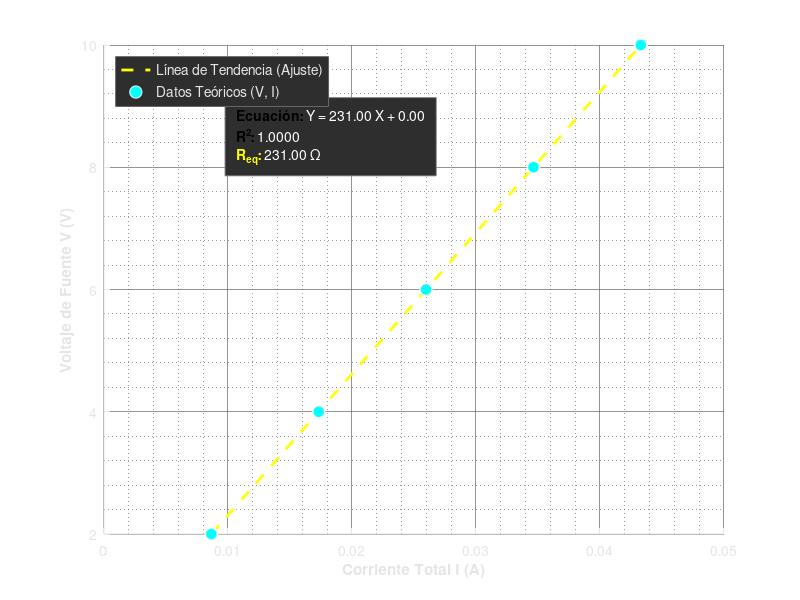

MATLAB code for this plot:
% =========================================================================
% SCRIPT DE MATLAB: REGRESIÓN LINEAL CON ESTILO OSCILOSCOPIO SIMULINK (SCOPE)
% =========================================================================

clear; clc; close all;

% 1. Datos del Montaje 2
V = [2, 4, 6, 8, 10];         % Voltaje en el eje Y (Voltios)
I_A = V / 231;                % Corriente en el eje X (Amperios)

% 2. Ajuste Lineal por Mínimos Cuadrados (Y = a*X + b)
p = polyfit(I_A, V, 1);
a = p(1);                     % Pendiente (Resistencia Equivalente Req)
b = p(2);                     % Intercepto

% Coeficiente de Determinación R^2
V_fit = polyval(p, I_A);
SS_tot = sum((V - mean(V)).^2);
SS_res = sum((V - V_fit).^2);
R2 = 1 - (SS_res / SS_tot);

% 3. Generación de la Figura estilo "Simulink Scope"
fig = figure('Name', 'Osciloscopio Simulink', ...
             'Color', [0.12 0.12 0.12], ...
             'Position', [200, 200, 750, 500]);

% Configuración del eje (Fondo negro, rejilla gris y texto blanco)
ax = axes('Parent', fig, ...
          'Color', [0 0 0], ...
          'XColor', [0.9 0.9 0.9], ...
          'YColor', [0.9 0.9 0.9], ...
          'GridColor', [0.4 0.4 0.4], ...
          'GridAlpha', 0.7, ...
          'MinorGridColor', [0.25 0.25 0.25], ...
          'MinorGridAlpha', 0.5);
hold(ax, 'on');

% Trazado de línea de tendencia (Amarillo neón característico del trazo de Simulink Scope)
I_grid = linspace(min(I_A), max(I_A), 100);
V_grid = polyval(p, I_grid);
plot(I_grid, V_grid, '--', 'Color', [1 1 0], 'LineWidth', 2);

% Puntos de dispersión (Cian neón para resaltar los nodos de medición)
scatter(I_A, V, 80, 'o', 'MarkerFaceColor', [0 1 1], ...
        'MarkerEdgeColor', [1 1 1], 'LineWidth', 1.2);

% Configuración de Rejilla y Títulos
grid(ax, 'on');
grid(ax, 'minor');
xlabel(ax, 'Corriente Total I (A)', 'FontSize', 11, 'FontWeight', 'bold', 'Color', [0.9 0.9 0.9]);
ylabel(ax, 'Voltaje de Fuente V (V)', 'FontSize', 11, 'FontWeight', 'bold', 'Color', [0.9 0.9 0.9]);
title(ax, 'Scope - Montaje 2: Ley de Ohm (V vs I)', 'FontSize', 13, 'FontWeight', 'bold', 'Color', [1 1 1]);

% Leyenda con tema oscuro
lgd = legend({'Línea de Tendencia (Ajuste)', 'Datos Teóricos (V, I)'}, ...
             'Location', 'northwest', 'FontSize', 10);
set(lgd, 'TextColor', [0.9 0.9 0.9], 'Color', [0.18 0.18 0.18], 'EdgeColor', [0.4 0.4 0.4]);

% Display HUD / Cuadro de parámetros del Osciloscopio
texto_info = {
    sprintf('\\color{cyan}\\bfEcuación:\\rm \\color{white}Y = %.2f X + %.2f', a, b), ...
    sprintf('\\color{cyan}\\bfR^2:\\rm \\color{white}%.4f', R2), ...
    sprintf('\\color{yellow}\\bfR_{eq}:\\rm \\color{white}%.2f \\Omega', a)
};

text(min(I_A) + 0.002, max(V) - 1.5, texto_info, ...
     'FontSize', 10, 'BackgroundColor', [0.18 0.18 0.18], ...
     'EdgeColor', [0.5 0.5 0.5], 'Margin', 8, 'Interpreter', 'tex');

hold(ax, 'off');
